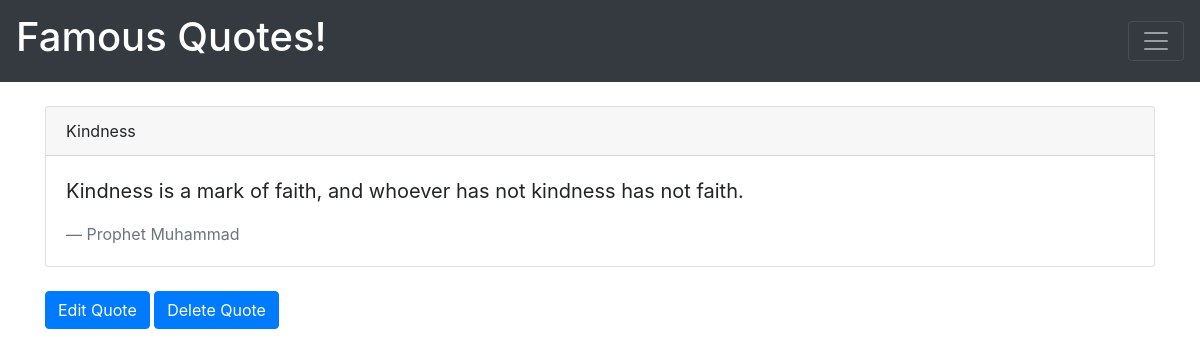
Page /8 on the committed database.
### main/models.py (models this page shows, shortened)
class Post(models.Model):
    title = models.CharField(max_length=30)
    body = models.CharField(max_length=180)
    author=models.CharField(max_length=30)

### main/views.py (the view)
# urls.py: url(r'^(?P<id>\d+)$',viewQuote,name='viewQuote'),
def viewQuote(request,id=None):
	qs = get_object_or_404(Post, id=id)
	context={'qs':qs}
	return render(request,'viewQuote.html',{'qs':qs})

### templates/viewQuote.html
{% extends 'base.html' %}
   {% block content %}
    <div class="container">
      <br>
        <div class="card">
      <div class="card-header">
        {{ qs.title }}
      </div>
      <div class="card-body">
        <blockquote class="blockquote mb-0">
          <p>    {{ qs.body }}</p>
          <footer class="blockquote-footer">{{ qs.author }} </footer>
        </blockquote>
      </div>
    </div><br>
        <a href="/{{qs.id}}/edit" class="btn btn-primary">Edit Quote</a>
        <a href="/{{qs.id}}/delete" class="btn btn-primary">Delete Quote</a>
       {% endblock %}

### rows in the picture
Post: title "Kindness", body "Kindness is a mark of faith, and whoever has not kindness has not faith.", author "Prophet Muhammad"
